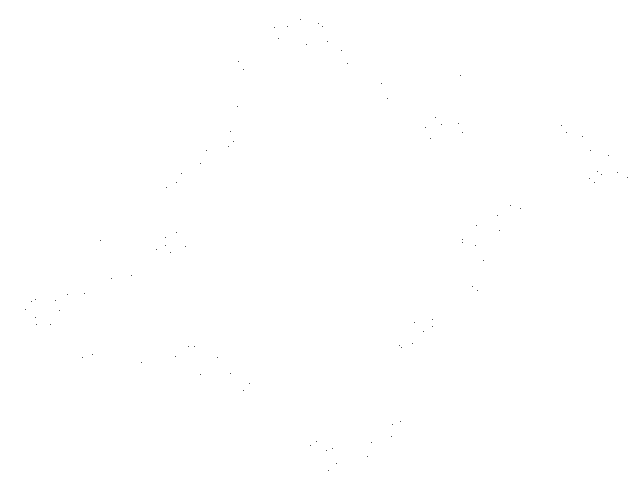
Frame 1 (no input)
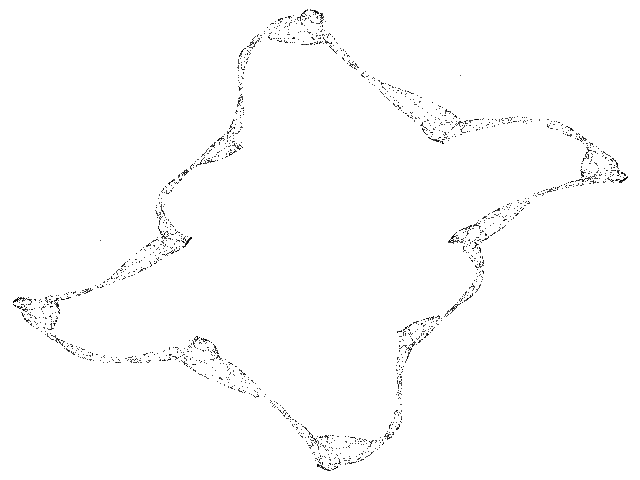
Frame 60 (the mouse pressed at the canvas centre just before this capture)
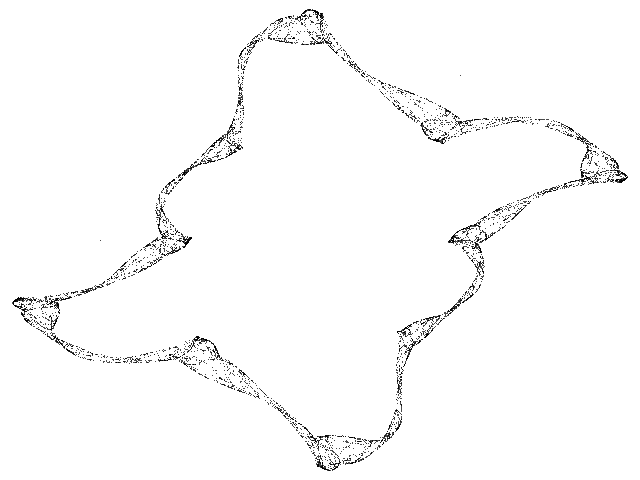
Frame 120 (the mouse held since frame 60 and released just before this capture)

The Processing sketch that drew these frames (run headless with seeded random() and noise(); from frame 60 on, the mouse is pressed at the canvas centre):

// Processing sketch: Breasts
// ── Breasts.pde
// Breasts chaotic map //

  float x = 0;
  float y = 1;
  float a = -1.55;
  float j = 2;
  float k = 3;


void setup() {
  
  size(640, 480);
  background(255);
  
}

void draw() {
  
  for (int i=0;i<100;i++) {
    
    float nx = x;
    float ny = y;

    x = ((a*ny)/sqrt(1+pow(ny,2*k))) - (nx/sqrt(1+pow(nx,2*j)));
    y = nx;
  
    point(320+(200*x), 240+(150*y));
        
  }

}
